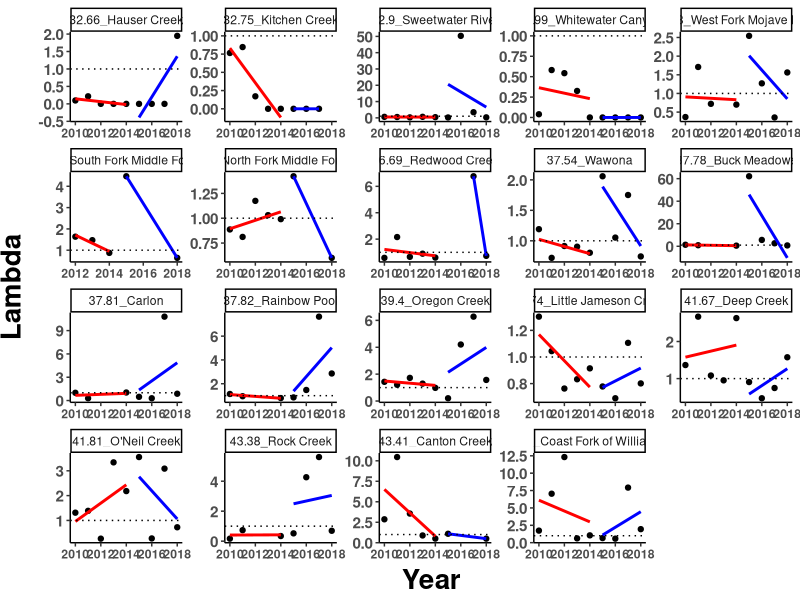

The R source for this figure: (Note: this script raises an error after producing the figure.)
 #### PROJECT: Genomic offsets and demographic trajectories of Mimulus cardinalis populations during extreme drought
#### PURPOSE OF THIS SCRIPT: Produce demography graphs for publication
#### AUTHOR: Amy Ang & Daniel Anstett
#### DATE LAST MODIFIED: 20230815


#*******************************************************************************
#### 0. Clean workspace and load required packages
#*******************************************************************************

# Remove objects and clear workspace
rm(list = ls(all=TRUE))

# Make vector of packages needed
packages_needed <- c("tidyverse", "RColorBrewer","cowplot")

# Install packages needed (if not already installed)
for (i in 1:length(packages_needed)){
  if(!(packages_needed[i] %in% installed.packages())){install.packages(packages_needed[i])}
}

# Load packages needed
for (i in 1:length(packages_needed)){
  library(packages_needed[i], character.only = TRUE)
}


#*******************************************************************************
### 1. Read in lambda estimates for each site and year & manupulate
#*******************************************************************************
dat <- read.csv("data/demography data/siteYear.lambda_2010-2019.csv")
pop_key <- read_csv("data/genomic_data/pop_meta_data.csv") %>% dplyr::select(Site, Paper_ID) #just to get translation of pop names <--> numbers
pop_key[20,1] <- "Mill Creek"
pop_key[20,2] <- 12
dat<-left_join(dat,pop_key,by="Site") %>% mutate(lat.2 = round(Latitude, 2), 
                                                 Site.Lat=paste(lat.2,Paper_ID, sep = "_"),
                                                 Site.Name=paste(lat.2,Site, sep = "_")
                                                 ) %>% select(-lat.2) %>% filter(Site!="Mill Creek")
dat_decline <- dat %>% filter(Year<2015)
dat_recovery <- dat %>% filter(Year>2014)


#*******************************************************************************
### 2. Visualize estimates over time for all sites
#*******************************************************************************

#Decline & Recovery
ggplot(dat, aes(x=Year, y=lambda)) + geom_point() +
  geom_smooth(data=filter(dat, Year<2015), method="lm", se=FALSE, col="red") +
  geom_smooth(data=filter(dat, Year>2014), method="lm", se=FALSE, col="blue") +
  scale_y_continuous(name="Lambda")+ scale_x_continuous(name="Year")+
  geom_hline(yintercept=1, linetype="dotted") +
  facet_wrap(~Site.Name, scale="free") + theme_classic() + theme(
  #facet_wrap(~Site.Lat, scale="free") + theme_classic() + theme(
    axis.text.x = element_text(face="bold"),
    axis.text.y = element_text(size=11,face="bold"),
    axis.title.x = element_text(color="black", size=20, vjust = 0.5, face="bold"),
    axis.title.y = element_text(color="black", size=20,vjust = 2, face="bold",hjust=0.5))
#+
#theme(strip.background = element_blank(), strip.text.x = element_blank(),
#     legend.title = element_blank())

ggsave("Graphs/Demography/01_decline_recovery.pdf",width=14, height = 8, units = "in")

#Decline
ggplot(dat_decline, aes(x=Year, y=lambda)) + geom_point() +
  geom_smooth(method="lm", se=FALSE, col="red") +
  scale_y_continuous(name="Lambda")+ scale_x_continuous(name="Year")+
  geom_hline(yintercept=1, linetype="dotted") +
  facet_wrap(~Site.Name, scale="free") + theme_classic() + theme(
  #facet_wrap(~Site.Lat, scale="free") + theme_classic() + theme(
    axis.text.x = element_text(face="bold"),
    axis.text.y = element_text(size=11,face="bold"),
    axis.title.x = element_text(color="black", size=20, vjust = 0.5, face="bold"),
    axis.title.y = element_text(color="black", size=20,vjust = 2, face="bold",hjust=0.5))
#+
#theme(strip.background = element_blank(), strip.text.x = element_blank(),
#     legend.title = element_blank())

ggsave("Graphs/Demography/02_decline.pdf",width=14, height = 8, units = "in")

#Recovery
ggplot(dat_recovery, aes(x=Year, y=lambda)) + geom_point() +
  geom_smooth(method="lm", se=FALSE, col="blue") +
  scale_y_continuous(name="Lambda")+ scale_x_continuous(name="Year")+
  geom_hline(yintercept=1, linetype="dotted") +
  facet_wrap(~Site.Name, scale="free") + theme_classic() + theme(
  #facet_wrap(~Site.Lat, scale="free") + theme_classic() + theme(
    axis.text.x = element_text(face="bold"),
    axis.text.y = element_text(size=11,face="bold"),
    axis.title.x = element_text(color="black", size=20, vjust = 0.5, face="bold"),
    axis.title.y = element_text(color="black", size=20,vjust = 2, face="bold",hjust=0.5))
#+
#theme(strip.background = element_blank(), strip.text.x = element_blank(),
#     legend.title = element_blank())

ggsave("Graphs/Demography/03_recovery.pdf",width=14, height = 8, units = "in")


#*******************************************************************************
### 2. Visualize estimates over time for select sites
#*******************************************************************************

#Kitchen creek
dat_kitchen <- dat %>% filter(Paper_ID==15)
plot_1 <- ggplot(dat_kitchen, aes(x=Year, y=lambda)) + geom_point(size=2) +
  geom_smooth(data=filter(dat_kitchen, Year<2015), method="lm", se=FALSE, col="red") +
  geom_smooth(data=filter(dat_kitchen, Year>2014), method="lm", se=FALSE, col="blue") +
  scale_y_continuous(name="Lambda")+ scale_x_continuous(name="")+
  geom_hline(yintercept=1, linetype="dotted") + theme_classic() + theme(
    #facet_wrap(~Site.Lat, scale="free") + theme_classic() + theme(
    axis.text.x = element_text(size=18,face="bold"),
    axis.text.y = element_text(size=18,face="bold"),
    axis.title.x = element_text(color="black", size=20, vjust = 0.5, face="bold"),
    axis.title.y = element_text(color="black", size=22,vjust = 2, face="bold",hjust=0.5))
ggsave("Graphs/Demography/sites/01_kitchen.pdf",width=6, height = 4, units = "in")

#Wawona
dat_Wawona <- dat %>% filter(Paper_ID==5)
plot_2 <- ggplot(dat_Wawona, aes(x=Year, y=lambda)) + geom_point(size=2) +
  geom_smooth(data=filter(dat_Wawona, Year<2015), method="lm", se=FALSE, col="red") +
  geom_smooth(data=filter(dat_Wawona, Year>2014), method="lm", se=FALSE, col="blue") +
  scale_y_continuous(name="Lambda")+ scale_x_continuous(name="")+
  geom_hline(yintercept=1, linetype="dotted") + theme_classic() + theme(
    #facet_wrap(~Site.Lat, scale="free") + theme_classic() + theme(
    axis.text.x = element_text(size=18,face="bold"),
    axis.text.y = element_text(size=18,face="bold"),
    axis.title.x = element_text(color="black", size=20, vjust = 0.5, face="bold"),
    axis.title.y = element_text(color="black", size=22,vjust = 2, face="bold",hjust=0.5))
ggsave("Graphs/Demography/sites/02_wawona.pdf",width=6, height = 4, units = "in")

#Little Jamison
dat_little <- dat %>% filter(Paper_ID==7)
plot_3 <- ggplot(dat_little, aes(x=Year, y=lambda)) + geom_point(size=2) +
  geom_smooth(data=filter(dat_little, Year<2015), method="lm", se=FALSE, col="red") +
  geom_smooth(data=filter(dat_little, Year>2014), method="lm", se=FALSE, col="blue") +
  scale_y_continuous(name="Lambda")+ scale_x_continuous(name="")+
  geom_hline(yintercept=1, linetype="dotted") + theme_classic() + theme(
    #facet_wrap(~Site.Lat, scale="free") + theme_classic() + theme(
    axis.text.x = element_text(size=18,face="bold"),
    axis.text.y = element_text(size=18,face="bold"),
    axis.title.x = element_text(color="black", size=20, vjust = 0.5, face="bold"),
    axis.title.y = element_text(color="black", size=22,vjust = 2, face="bold",hjust=0.5))
ggsave("Graphs/Demography/sites/03_little_jamison.pdf",width=6, height = 4, units = "in")

#Coast Fork of Willamette
dat_coast <- dat %>% filter(Paper_ID==55)
plot_4 <- ggplot(dat_coast, aes(x=Year, y=lambda)) + geom_point(size=2) +
  geom_smooth(data=filter(dat_coast, Year<2015), method="lm", se=FALSE, col="red") +
  geom_smooth(data=filter(dat_coast, Year>2014), method="lm", se=FALSE, col="blue") +
  scale_y_continuous(name="Lambda")+ scale_x_continuous(name="")+
  geom_hline(yintercept=1, linetype="dotted") + theme_classic() + theme(
    #facet_wrap(~Site.Lat, scale="free") + theme_classic() + theme(
    axis.text.x = element_text(size=18,face="bold"),
    axis.text.y = element_text(size=18,face="bold"),
    axis.title.x = element_text(color="black", size=20, vjust = 0.5, face="bold"),
    axis.title.y = element_text(color="black", size=22,vjust = 2, face="bold",hjust=0.5))
ggsave("Graphs/Demography/sites/04_coast_fork.pdf",width=6, height = 4, units = "in")


#*******************************************************************************
### 3. Visualize estimates over time for select sites decline
#*******************************************************************************

#Little Jamison
dat_little <- dat %>% filter(Paper_ID==7) %>% filter(Year<2015)
plot_3 <- ggplot(dat_little, aes(x=Year, y=lambda)) + geom_point(size=3,shape=21,fill="#9BD7A4") +
  geom_smooth(data=filter(dat_little, Year<2015), method="lm", se=FALSE, col="#9BD7A4",size=1.5) +
  #geom_smooth(data=filter(dat_little, Year>2014), method="lm", se=FALSE, col="blue") +
  scale_y_continuous(name="Lambda")+ scale_x_continuous(name="")+
  geom_hline(yintercept=1, linetype="dotted",size=0.8) + theme_classic() + theme(
    #facet_wrap(~Site.Lat, scale="free") + theme_classic() + theme(
    axis.text.x = element_text(size=18,face="bold"),
    axis.text.y = element_text(size=18,face="bold"),
    axis.title.x = element_text(color="black", size=20, vjust = 0.5, face="bold"),
    axis.title.y = element_text(color="black", size=22,vjust = 2, face="bold",hjust=0.5))
plot_3
ggsave("Graphs/Demography/sites/05_little_jamison.pdf",width=5, height = 4, units = "in")
